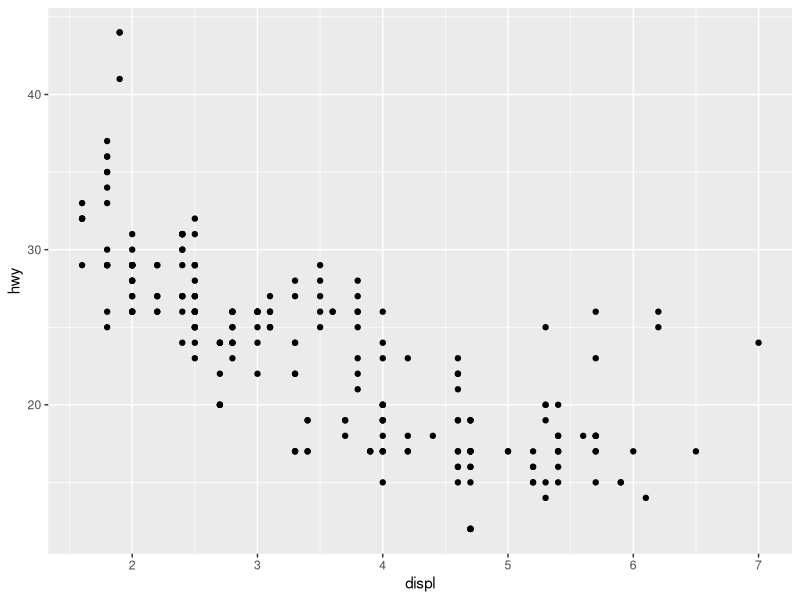
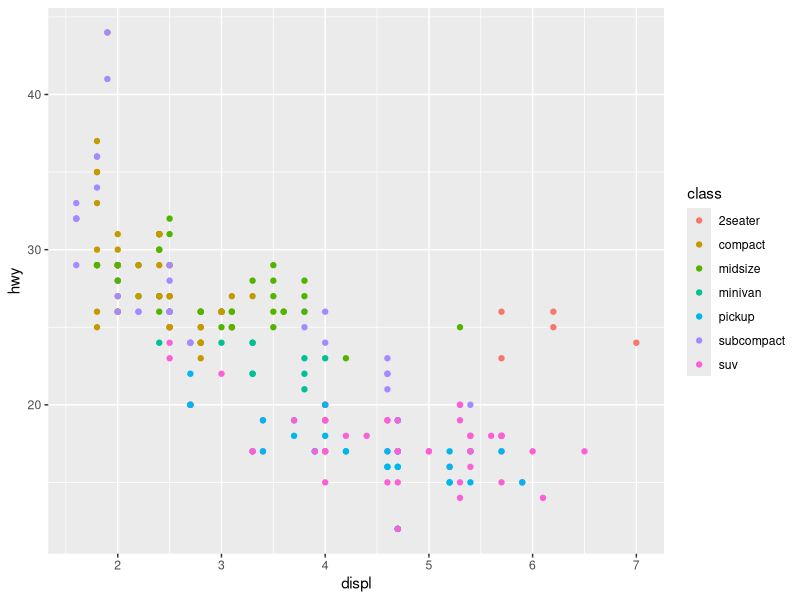
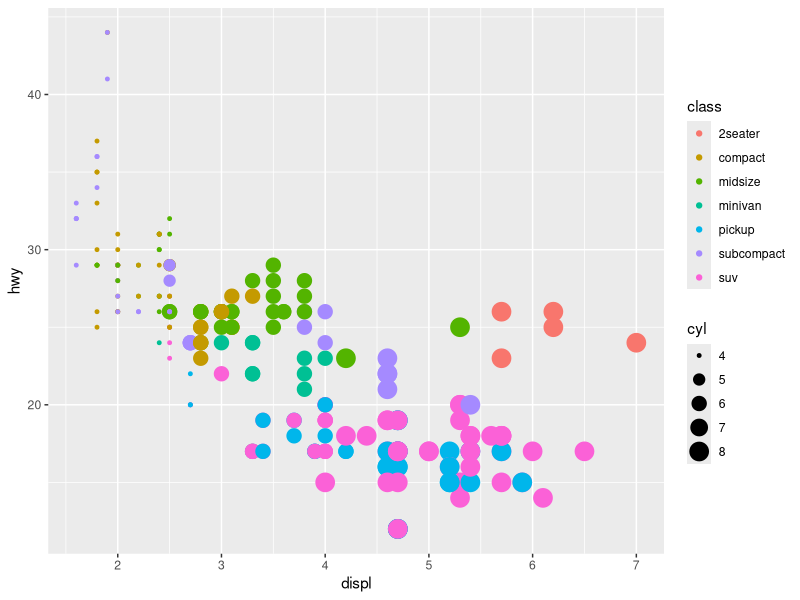
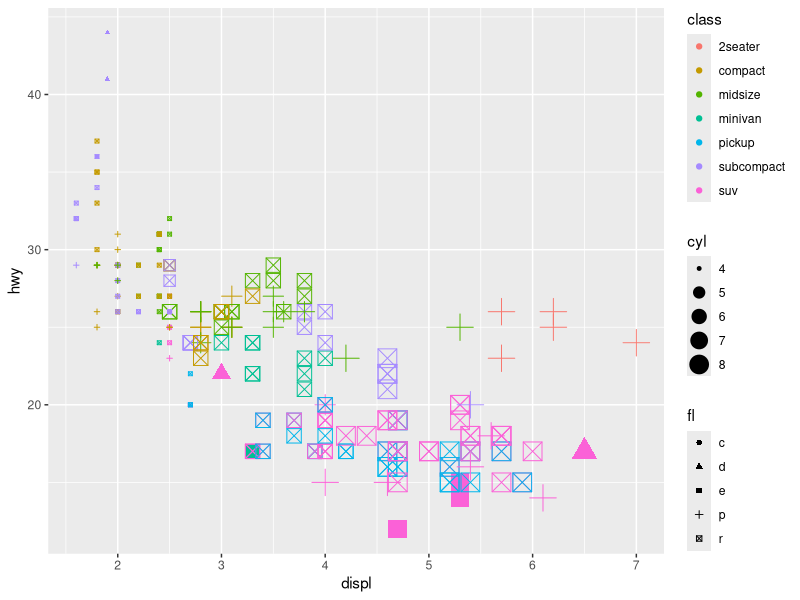
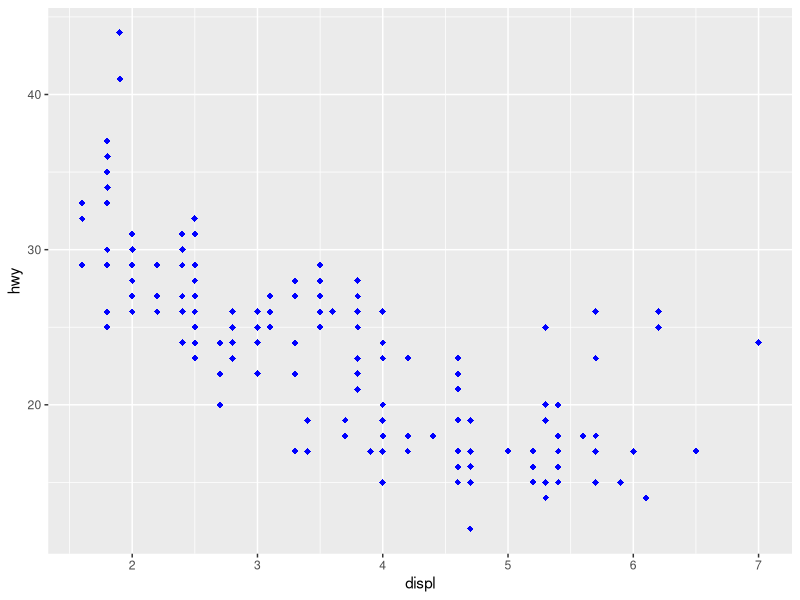
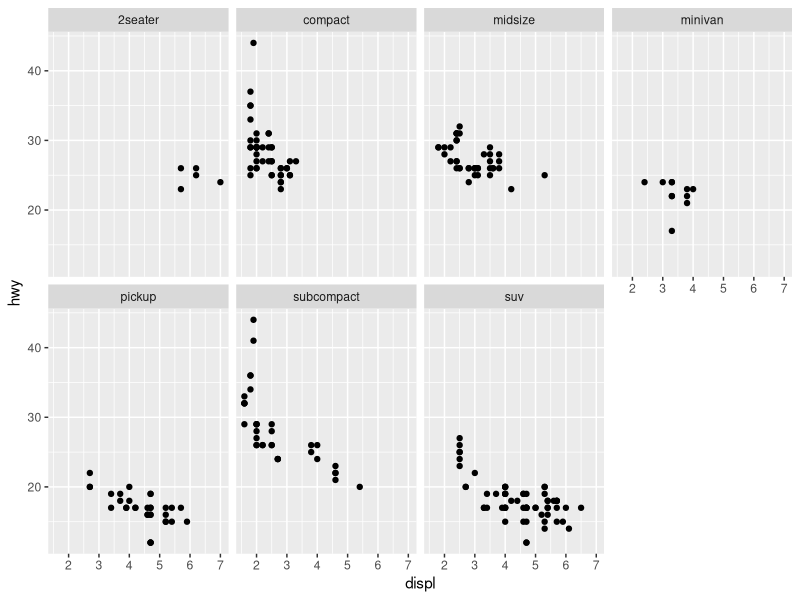
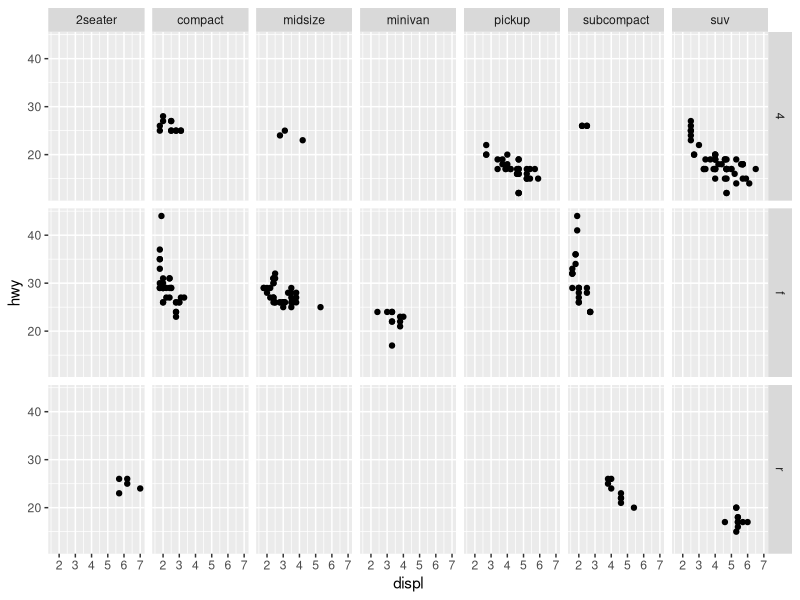
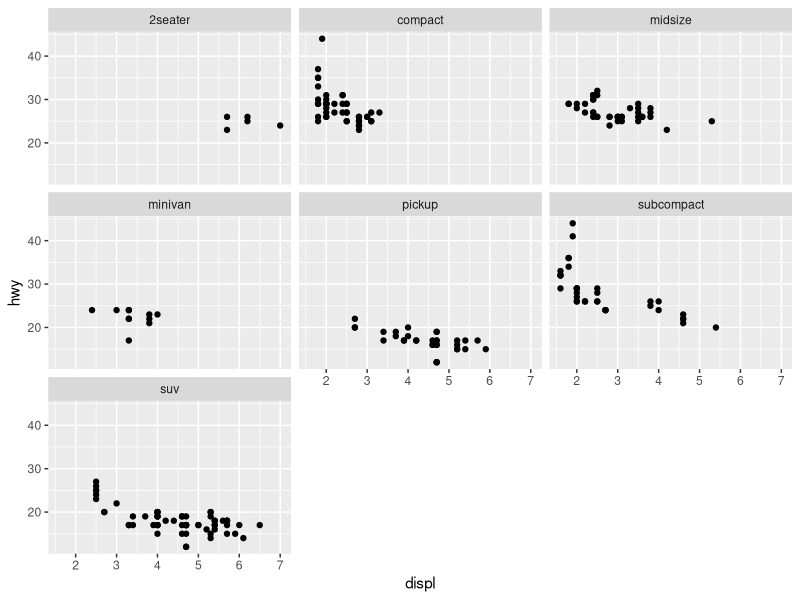

R code for these plots, in order:
# Check if tidyverse is installed.  If not, install
if(! "tidyverse" %in% rownames(installed.packages())){
	cat("Installing tidyverse...")

	# Specify type="binary" for Windows since installation from source is typically unsuccessful
	install.packages("tidyverse", dependencies=T, type="binary")

}

# Update packages from previous version
#update.packages(checkBuilt=T, ask=F)

# Load in tidyverse
library("tidyverse")

# mpg is a sample dataframe in ggplot2 that lists US EPA metrics for 38 cars

# Create a plot between engine size (displ) and highway gas mileage (hwy)
# Note this will not display a graph if sourced
#  Requires 'source with echo' or explicit print of the object
mpg_plot = ggplot(data = mpg) + geom_point(mapping = aes(x = displ, y = hwy))
print(mpg_plot)


# Follows the template:
# ggplot(data = <DATA>) + <GEOM_FUNCTION>(mapping = aes(<MAPPINGS>))
# ggplot() creates coordinate system that can have layers added
# geom_point() is a layer for creating a scatter plot
#  within each layer, there is a mapping argument that defines how variables in the dataset are mapped to visual properties
#  requires aes() method (for 'Aesthetic'), the specifies which variables within the ggplot data should be used to map to the x and y axes
#    Aesthetic mapping describe how variables in the data are mapped to visual properties (aesthetics) of geoms

# Create a plot between engine size (displ) and highway gas mileage (hwy) and color by car type (class)
# Note this will not display a graph if sourced
ggplot(data = mpg) + geom_point(mapping = aes(x = displ, y = hwy, color = class))

# Create a plot between engine size (displ) and highway gas mileage (hwy),
# color by car type (class), size by cylinders
#  Note: size should only be used for ordered variables
# Note this will not display a graph if sourced
ggplot(data = mpg) + geom_point(mapping = aes(x = displ, y = hwy, color = class, size = cyl))

# Create a plot between engine size (displ) and highway gas mileage (hwy),
# color by car type (class), size by cylinders (cyl), shape by fuel type
#  Note: size should only be used for ordered variables
#  Note: shape will only display six descrete shapes
# Note this will not display a graph if sourced
ggplot(data = mpg) +
	geom_point(mapping = aes(x = displ, y = hwy, color = class,
													 size = cyl, shape = fl
													)
						)

# Setting aesthetics outside the aes() will apply aesthetic to entire pointset
ggplot(data = mpg) +
	geom_point(mapping = aes(x = displ, y = hwy), color = "blue", size = 2, shape = 18)

# Facets
# Subplots that each display one subset of the data (e.g. trellis)
# Set trellis variable by prepending with '~'
ggplot(data = mpg) +
	geom_point(mapping = aes(x = displ, y = hwy)) +
	facet_wrap(~ class, nrow = 2)

# facet_grid is a two-way trellis
ggplot(data = mpg) +
	geom_point(mapping = aes(x = displ, y = hwy)) +
	facet_grid(drv ~ class)

ggplot(data = mpg) +
	geom_point(mapping = aes(x = displ, y = hwy)) +
	facet_wrap(~ class)

# facet_grid can also take a "." argument as a substitute for a variable.
# This means don't trellis in this direction.  So essentially these two are the same
# facet_wrap(~ class, nrow = 1)
# facet_grid(. ~ class)